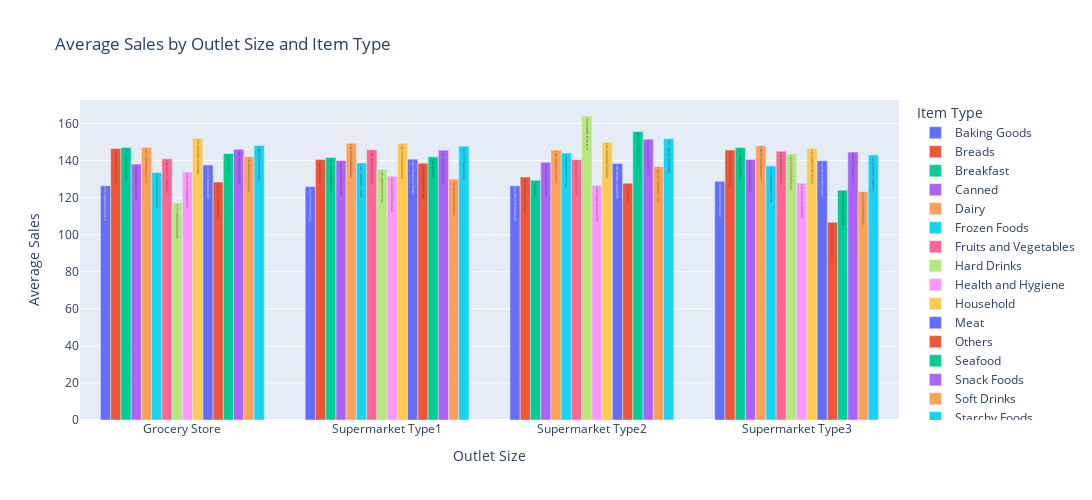

Notebook source saved alongside this figure:
### Code cell
df1=pivot_table.reset_index()
df_melt = df1.melt(id_vars='Item Type', var_name='Outlet Size', value_name='Average Sales')

# Plot with Outlet Size on X-axis and Item Type as color
fig = px.bar(df_melt, 
             x='Outlet Size', 
             y='Average Sales', 
             color='Item Type', 
             barmode='group',
             text='Average Sales',
             title='Average Sales by Outlet Size and Item Type')

fig.update_layout(xaxis_title='Outlet Size', yaxis_title='Average Sales', 
                  legend_title='Item Type',
                  width=1800, height=500)

fig.show()

### Figure 1 — Plotly figure (JSON) as saved in the notebook; plotly's stock layout.template omitted (floating-point values rounded to 4 significant figures)
{"data": [{"alignmentgroup": "True", "hovertemplate": "Item Type=Baking Goods<br>Outlet Size=%{x}<br>Average Sales=%{text}<extra></extra>", "legendgroup": "Baking Goods", "marker": {"color": "#636efa", "pattern": {"shape": ""}}, "name": "Baking Goods", "offsetgroup": "Baking Goods", "orientation": "v", "showlegend": true, "text": [126.4, 126.0, 126.4, 128.8], "textposition": "auto", "type": "bar", "x": ["Grocery Store", "Supermarket Type1", "Supermarket Type2", "Supermarket Type3"], "xaxis": "x", "y": [126.4, 126.0, 126.4, 128.8], "yaxis": "y"}, {"alignmentgroup": "True", "hovertemplate": "Item Type=Breads<br>Outlet Size=%{x}<br>Average Sales=%{text}<extra></extra>", "legendgroup": "Breads", "marker": {"color": "#EF553B", "pattern": {"shape": ""}}, "name": "Breads", "offsetgroup": "Breads", "orientation": "v", "showlegend": true, "text": [146.5, 140.6, 131.1, 145.7], "textposition": "auto", "type": "bar", "x": ["Grocery Store", "Supermarket Type1", "Supermarket Type2", "Supermarket Type3"], "xaxis": "x", "y": [146.5, 140.6, 131.1, 145.7], "yaxis": "y"}, {"alignmentgroup": "True", "hovertemplate": "Item Type=Breakfast<br>Outlet Size=%{x}<br>Average Sales=%{text}<extra></extra>", "legendgroup": "Breakfast", "marker": {"color": "#00cc96", "pattern": {"shape": ""}}, "name": "Breakfast", "offsetgroup": "Breakfast", "orientation": "v", "showlegend": true, "text": [147.0, 141.7, 129.4, 147.1], "textposition": "auto", "type": "bar", "x": ["Grocery Store", "Supermarket Type1", "Supermarket Type2", "Supermarket Type3"], "xaxis": "x", "y": [147.0, 141.7, 129.4, 147.1], "yaxis": "y"}, {"alignmentgroup": "True", "hovertemplate": "Item Type=Canned<br>Outlet Size=%{x}<br>Average Sales=%{text}<extra></extra>", "legendgroup": "Canned", "marker": {"color": "#ab63fa", "pattern": {"shape": ""}}, "name": "Canned", "offsetgroup": "Canned", "orientation": "v", "showlegend": true, "text": [138.1, 140.0, 139.1, 140.6], "textposition": "auto", "type": "bar", "x": ["Grocery Store", "Supermarket Type1", "Supermarket Type2", "Supermarket Type3"], "xaxis": "x", "y": [138.1, 140.0, 139.1, 140.6], "yaxis": "y"}, {"alignmentgroup": "True", "hovertemplate": "Item Type=Dairy<br>Outlet Size=%{x}<br>Average Sales=%{text}<extra></extra>", "legendgroup": "Dairy", "marker": {"color": "#FFA15A", "pattern": {"shape": ""}}, "name": "Dairy", "offsetgroup": "Dairy", "orientation": "v", "showlegend": true, "text": [147.2, 149.3, 145.7, 148.0], "textposition": "auto", "type": "bar", "x": ["Grocery Store", "Supermarket Type1", "Supermarket Type2", "Supermarket Type3"], "xaxis": "x", "y": [147.2, 149.3, 145.7, 148.0], "yaxis": "y"}, {"alignmentgroup": "True", "hovertemplate": "Item Type=Frozen Foods<br>Outlet Size=%{x}<br>Average Sales=%{text}<extra></extra>", "legendgroup": "Frozen Foods", "marker": {"color": "#19d3f3", "pattern": {"shape": ""}}, "name": "Frozen Foods", "offsetgroup": "Frozen Foods", "orientation": "v", "showlegend": true, "text": [133.5, 138.7, 144.1, 137.1], "textposition": "auto", "type": "bar", "x": ["Grocery Store", "Supermarket Type1", "Supermarket Type2", "Supermarket Type3"], "xaxis": "x", "y": [133.5, 138.7, 144.1, 137.1], "yaxis": "y"}, {"alignmentgroup": "True", "hovertemplate": "Item Type=Fruits and Vegetables<br>Outlet Size=%{x}<br>Average Sales=%{text}<extra></extra>", "legendgroup": "Fruits and Vegetables", "marker": {"color": "#FF6692", "pattern": {"shape": ""}}, "name": "Fruits and Vegetables", "offsetgroup": "Fruits and Vegetables", "orientation": "v", "showlegend": true, "text": [140.9, 145.9, 140.5, 145.0], "textposition": "auto", "type": "bar", "x": ["Grocery Store", "Supermarket Type1", "Supermarket Type2", "Supermarket Type3"], "xaxis": "x", "y": [140.9, 145.9, 140.5, 145.0], "yaxis": "y"}, {"alignmentgroup": "True", "hovertemplate": "Item Type=Hard Drinks<br>Outlet Size=%{x}<br>Average Sales=%{text}<extra></extra>", "legendgroup": "Hard Drinks", "marker": {"color": "#B6E880", "pattern": {"shape": ""}}, "name": "Hard Drinks", "offsetgroup": "Hard Drinks", "orientation": "v", "showlegend": true, "text": [117.2, 135.2, 164.1, 143.6], "textposition": "auto", "type": "bar", "x": ["Grocery Store", "Supermarket Type1", "Supermarket Type2", "Supermarket Type3"], "xaxis": "x", "y": [117.2, 135.2, 164.1, 143.6], "yaxis": "y"}, {"alignmentgroup": "True", "hovertemplate": "Item Type=Health and Hygiene<br>Outlet Size=%{x}<br>Average Sales=%{text}<extra></extra>", "legendgroup": "Health and Hygiene", "marker": {"color": "#FF97FF", "pattern": {"shape": ""}}, "name": "Health and Hygiene", "offsetgroup": "Health and Hygiene", "orientation": "v", "showlegend": true, "text": [133.8, 131.5, 126.6, 127.9], "textposition": "auto", "type": "bar", "x": ["Grocery Store", "Supermarket Type1", "Supermarket Type2", "Supermarket Type3"], "xaxis": "x", "y": [133.8, 131.5, 126.6, 127.9], "yaxis": "y"}, {"alignmentgroup": "True", "hovertemplate": "Item Type=Household<br>Outlet Size=%{x}<br>Average Sales=%{text}<extra></extra>", "legendgroup": "Household", "marker": {"color": "#FECB52", "pattern": {"shape": ""}}, "name": "Household", "offsetgroup": "Household", "orientation": "v", "showlegend": true, "text": [152.0, 149.3, 149.9, 146.5], "textposition": "auto", "type": "bar", "x": ["Grocery Store", "Supermarket Type1", "Supermarket Type2", "Supermarket Type3"], "xaxis": "x", "y": [152.0, 149.3, 149.9, 146.5], "yaxis": "y"}, {"alignmentgroup": "True", "hovertemplate": "Item Type=Meat<br>Outlet Size=%{x}<br>Average Sales=%{text}<extra></extra>", "legendgroup": "Meat", "marker": {"color": "#636efa", "pattern": {"shape": ""}}, "name": "Meat", "offsetgroup": "Meat", "orientation": "v", "showlegend": true, "text": [137.6, 140.7, 138.4, 139.9], "textposition": "auto", "type": "bar", "x": ["Grocery Store", "Supermarket Type1", "Supermarket Type2", "Supermarket Type3"], "xaxis": "x", "y": [137.6, 140.7, 138.4, 139.9], "yaxis": "y"}, {"alignmentgroup": "True", "hovertemplate": "Item Type=Others<br>Outlet Size=%{x}<br>Average Sales=%{text}<extra></extra>", "legendgroup": "Others", "marker": {"color": "#EF553B", "pattern": {"shape": ""}}, "name": "Others", "offsetgroup": "Others", "orientation": "v", "showlegend": true, "text": [128.4, 138.6, 127.8, 106.8], "textposition": "auto", "type": "bar", "x": ["Grocery Store", "Supermarket Type1", "Supermarket Type2", "Supermarket Type3"], "xaxis": "x", "y": [128.4, 138.6, 127.8, 106.8], "yaxis": "y"}, {"alignmentgroup": "True", "hovertemplate": "Item Type=Seafood<br>Outlet Size=%{x}<br>Average Sales=%{text}<extra></extra>", "legendgroup": "Seafood", "marker": {"color": "#00cc96", "pattern": {"shape": ""}}, "name": "Seafood", "offsetgroup": "Seafood", "orientation": "v", "showlegend": true, "text": [143.8, 142.0, 155.7, 124.0], "textposition": "auto", "type": "bar", "x": ["Grocery Store", "Supermarket Type1", "Supermarket Type2", "Supermarket Type3"], "xaxis": "x", "y": [143.8, 142.0, 155.7, 124.0], "yaxis": "y"}, {"alignmentgroup": "True", "hovertemplate": "Item Type=Snack Foods<br>Outlet Size=%{x}<br>Average Sales=%{text}<extra></extra>", "legendgroup": "Snack Foods", "marker": {"color": "#ab63fa", "pattern": {"shape": ""}}, "name": "Snack Foods", "offsetgroup": "Snack Foods", "orientation": "v", "showlegend": true, "text": [146.1, 145.6, 151.5, 144.6], "textposition": "auto", "type": "bar", "x": ["Grocery Store", "Supermarket Type1", "Supermarket Type2", "Supermarket Type3"], "xaxis": "x", "y": [146.1, 145.6, 151.5, 144.6], "yaxis": "y"}, {"alignmentgroup": "True", "hovertemplate": "Item Type=Soft Drinks<br>Outlet Size=%{x}<br>Average Sales=%{text}<extra></extra>", "legendgroup": "Soft Drinks", "marker": {"color": "#FFA15A", "pattern": {"shape": ""}}, "name": "Soft Drinks", "offsetgroup": "Soft Drinks", "orientation": "v", "showlegend": true, "text": [142.1, 130.0, 136.7, 123.3], "textposition": "auto", "type": "bar", "x": ["Grocery Store", "Supermarket Type1", "Supermarket Type2", "Supermarket Type3"], "xaxis": "x", "y": [142.1, 130.0, 136.7, 123.3], "yaxis": "y"}, {"alignmentgroup": "True", "hovertemplate": "Item Type=Starchy Foods<br>Outlet Size=%{x}<br>Average Sales=%{text}<extra></extra>", "legendgroup": "Starchy Foods", "marker": {"color": "#19d3f3", "pattern": {"shape": ""}}, "name": "Starchy Foods", "offsetgroup": "Starchy Foods", "orientation": "v", "showlegend": true, "text": [148.2, 147.8, 151.8, 143.1], "textposition": "auto", "type": "bar", "x": ["Grocery Store", "Supermarket Type1", "Supermarket Type2", "Supermarket Type3"], "xaxis": "x", "y": [148.2, 147.8, 151.8, 143.1], "yaxis": "y"}], "layout": {"barmode": "group", "height": 500, "legend": {"title": {"text": "Item Type"}, "tracegroupgap": 0}, "title": {"text": "Average Sales by Outlet Size and Item Type"}, "width": 1800, "xaxis": {"anchor": "y", "domain": [0, 1], "title": {"text": "Outlet Size"}}, "yaxis": {"anchor": "x", "domain": [0, 1], "title": {"text": "Average Sales"}}}}
